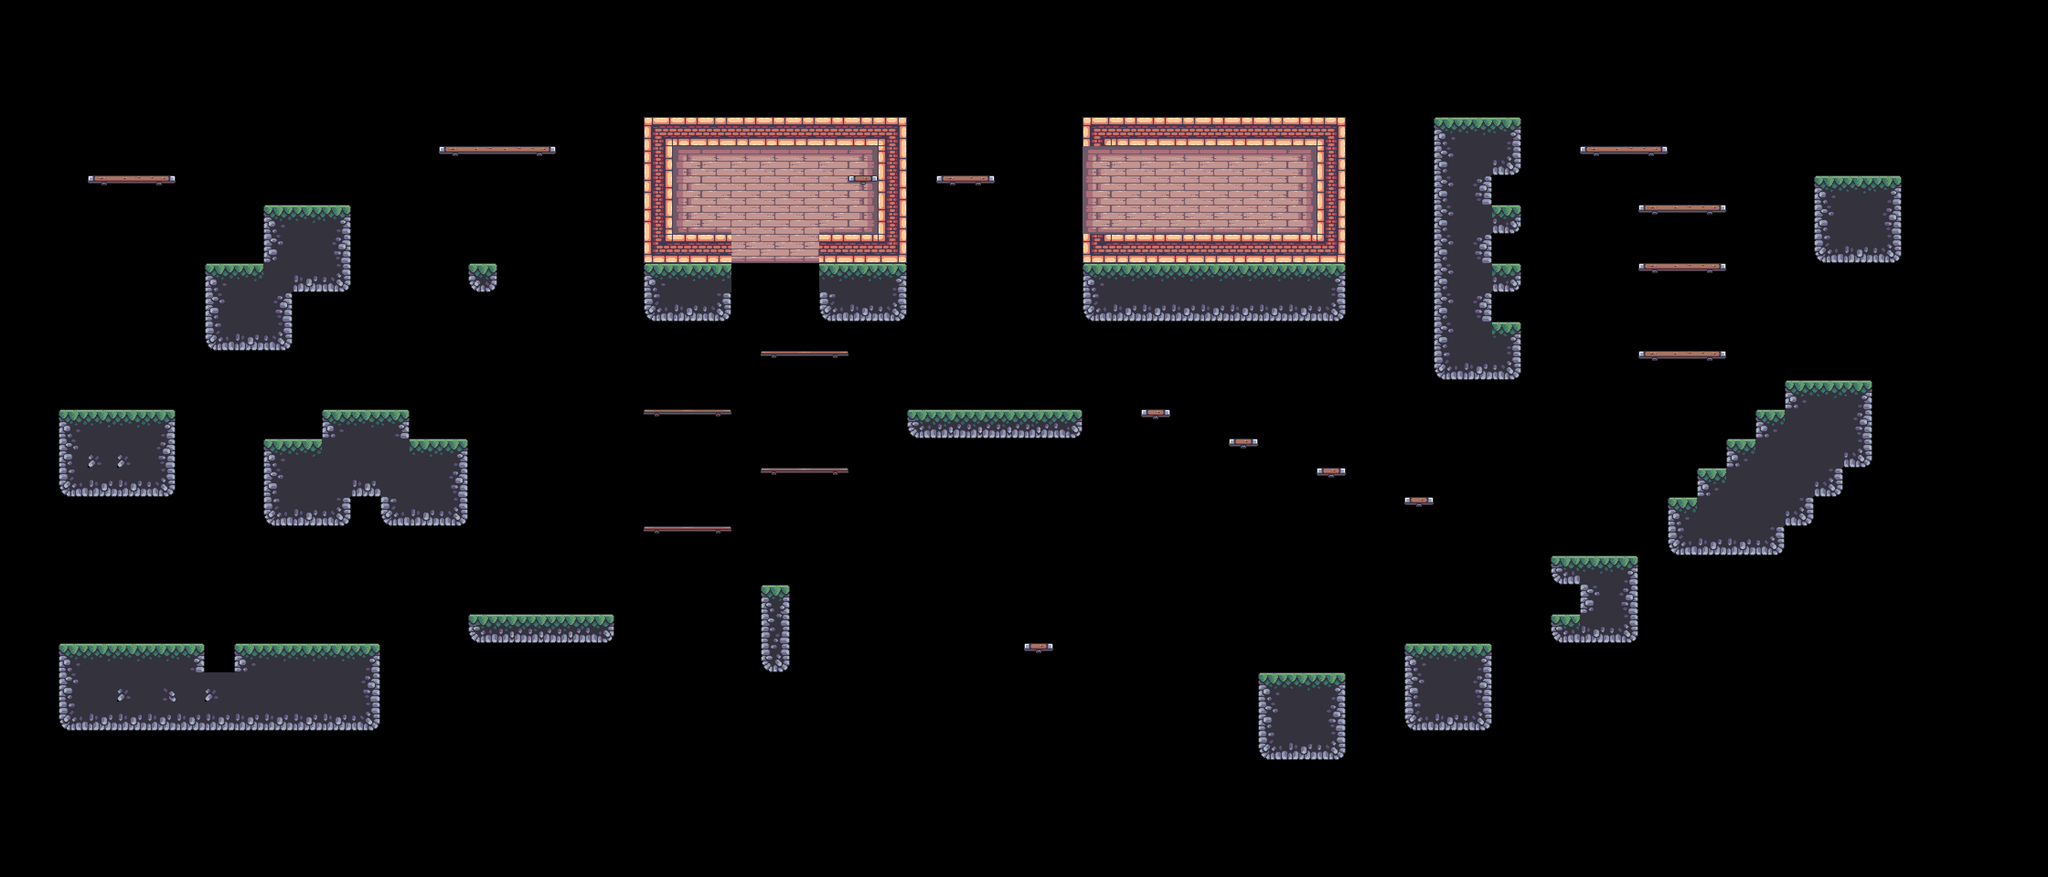

A level layout from a 2D game, rendered from its tile map. Below: a short description, then the map file with tile-grid data replaced by summaries:
An orthogonal 70x30 tile map with 64x64 px tiles, 4 tile layers (Background, Terrain, Platforms, Foreground), 24 tilesets and 77 objects (10x shell, 9x static, 8x saw, 5x spike, 5x silver, ...).

<map version="1.10" tiledversion="1.11.1.1" orientation="orthogonal" renderorder="right-down" width="70" height="30" tilewidth="64" tileheight="64" infinite="0" nextlayerid="13" nextobjectid="151">
 <tileset firstgid="1" source="../Tilsets/outside.tsx" />
 <tileset firstgid="49" source="../Tilsets/inside.tsx" />
 <tileset firstgid="145" source="../Tilsets/platforms.tsx" />
 <tileset firstgid="153" source="../Tilsets/editor_paths.tsx" />
 <tileset firstgid="159" source="../Tilsets/grass.tsx" />
 <tileset firstgid="164" source="../Tilsets/floor_spike.tsx" />
 <tileset firstgid="165" source="../Tilsets/fire_trap.tsx" />
 <tileset firstgid="166" source="../Tilsets/dark_tree.tsx" />
 <tileset firstgid="167" source="../Tilsets/dark_tree_bg.tsx" />
 <tileset firstgid="168" source="../Tilsets/Barrel (1).tsx" />
 <tileset firstgid="169" source="../Tilsets/Crate (1).tsx" />
 <tileset firstgid="170" source="../Tilsets/curtain2.tsx" />
 <tileset firstgid="171" source="../Tilsets/curtain1.tsx" />
 <tileset firstgid="172" source="../Tilsets/door.tsx" />
 <tileset firstgid="173" source="../Tilsets/bg_barrel.tsx" />
 <tileset firstgid="174" source="../Tilsets/bg_barrel_2.tsx" />
 <tileset firstgid="175" source="../Tilsets/candle.tsx" />
 <tileset firstgid="176" source="../Tilsets/Player.tsx" />
 <tileset firstgid="177" source="../Tilsets/Spiked Ball.tsx" />
 <tileset firstgid="178" source="../Tilsets/tooth.tsx" />
 <tileset firstgid="179" source="../Tilsets/shell.tsx" />
 <tileset firstgid="180" source="../Tilsets/items.tsx" />
 <tileset firstgid="186" source="../Tilsets/flag.tsx" />
 <tileset firstgid="187" source="../Tilsets/overworld.tsx" />
 <layer id="4" name="Background" width="70" height="30">
  <data>[2100 cells, 48 non-empty, 9 distinct tile ids]</data>
 </layer>
 <objectgroup id="8" name="BG details">
  <object id="60" name="static" gid="170" x="1600" y="512" width="52" height="178" />
  <object id="62" name="static" gid="171" x="1664" y="512" width="52" height="178" />
  <object id="63" name="static" gid="172" x="1472" y="512" width="82" height="98" />
  <object id="66" name="static" gid="173" x="1856" y="512" width="42" height="44" />
  <object id="67" name="static" gid="174" x="1792" y="512" width="42" height="44" />
  <object id="68" name="candle" gid="175" x="1472" y="384" width="64" height="64" />
  <object id="108" name="static" gid="170" x="1728" y="512" width="52" height="178" />
  <object id="114" name="static" gid="171" x="2432" y="512" width="52" height="178" />
  <object id="115" name="static" gid="171" x="2560" y="512" width="52" height="178" />
  <object id="116" name="candle" gid="175" x="2496" y="448" width="64" height="64" />
  <object id="117" name="candle" gid="175" x="2624" y="448" width="64" height="64" />
  <object id="118" name="static" gid="171" x="2688" y="512" width="52" height="178" />
  <object id="119" name="candle" gid="175" x="2752" y="448" width="64" height="64" />
 </objectgroup>
 <layer id="1" name="Terrain" width="70" height="30">
  <data>[2100 cells, 256 non-empty, 24 distinct tile ids]</data>
 </layer>
 <layer id="5" name="Platforms" width="70" height="30">
  <data>[2100 cells, 39 non-empty, 7 distinct tile ids]</data>
 </layer>
 <layer id="6" name="Foreground" width="70" height="30">
  <data>[2100 cells, 0 non-empty, 0 distinct tile ids]</data>
 </layer>
 <objectgroup id="2" name="Objects">
  <object id="39" name="fire_trap" gid="165" x="2496" y="256" width="32" height="64" />
  <object id="45" name="dark_tree" gid="166" x="320" y="1408" width="128" height="128" />
  <object id="46" name="dark_tree_bg" gid="167" x="1216" y="1344" width="128" height="128" />
  <object id="50" name="floor_spikes" gid="164" x="896" y="960" width="63" height="64">
   <properties>
    <property name="inverted" type="bool" value="false" />
   </properties>
  </object>
  <object id="51" name="floor_spikes" gid="1073741988" x="768" y="1152" width="63" height="64">
   <properties>
    <property name="inverted" type="bool" value="true" />
   </properties>
  </object>
  <object id="71" name="Player" gid="176" x="128" y="1408" width="110" height="96" />
  <object id="94" name="flag" gid="186" x="4096" y="384" width="68" height="186" />
  <object id="101" name="floor_spikes" gid="164" x="640" y="960" width="63" height="64">
   <properties>
    <property name="inverted" type="bool" value="false" />
   </properties>
  </object>
  <object id="102" name="floor_spikes" gid="164" x="768" y="896" width="63" height="64">
   <properties>
    <property name="inverted" type="bool" value="false" />
   </properties>
  </object>
  <object id="103" name="crate" gid="169" x="1088" y="1344" width="50" height="36" />
  <object id="104" name="barrel" gid="168" x="1152" y="1344" width="46" height="50" />
  <object id="109" name="dark_tree_bg" gid="167" x="448" y="576" width="128" height="128" />
  <object id="110" name="dark_tree_bg" gid="167" x="256" y="896" width="128" height="128" />
  <object id="131" name="dark_tree" gid="166" x="2240" y="896" width="128" height="128" />
  <object id="137" name="barrel" gid="168" x="3136" y="1408" width="46" height="50" />
  <object id="138" name="crate" gid="169" x="2752" y="1472" width="50" height="36" />
 </objectgroup>
 <objectgroup id="3" name="Moving Objects">
  <object id="22" name="helicopter" gid="154" x="128" y="832" width="43.483" height="389.195">
   <properties>
    <property name="flip" type="bool" value="false" />
    <property name="platform" type="bool" value="true" />
    <property name="speed" type="int" value="100" />
   </properties>
  </object>
  <object id="23" name="helicopter" gid="153" x="1088" y="1024" width="255.834" height="64">
   <properties>
    <property name="flip" type="bool" value="false" />
    <property name="platform" type="bool" value="true" />
    <property name="speed" type="int" value="60" />
   </properties>
  </object>
  <object id="73" name="saw" gid="153" x="320" y="1088" width="300" height="10">
   <properties>
    <property name="flip" type="bool" value="false" />
    <property name="platform" type="bool" value="false" />
    <property name="speed" type="int" value="60" />
   </properties>
  </object>
  <object id="74" name="boat" gid="153" x="1856" y="1536" width="768" height="38">
   <properties>
    <property name="flip" type="bool" value="true" />
    <property name="platform" type="bool" value="true" />
    <property name="speed" type="int" value="60" />
   </properties>
  </object>
  <object id="76" name="spike" gid="177" x="2176" y="192" width="54" height="54">
   <properties>
    <property name="end angle" type="int" value="180" />
    <property name="platform" type="bool" value="false" />
    <property name="radius" type="int" value="150" />
    <property name="speed" type="int" value="50" />
    <property name="start angle" type="int" value="0" />
   </properties>
  </object>
  <object id="78" name="saw" gid="154" x="2112" y="1536" width="10" height="300">
   <properties>
    <property name="flip" type="bool" value="false" />
    <property name="platform" type="bool" value="false" />
    <property name="speed" type="int" value="60" />
   </properties>
  </object>
  </objectgroup>
 <objectgroup id="10" name="Items">
  <!-- 18 objects omitted --></objectgroup>
 <objectgroup id="9" name="Enemies">
  <!-- 12 objects omitted --></objectgroup>
 <objectgroup id="11" name="Water">
  <!-- 1 objects omitted --></objectgroup>
 <objectgroup id="12" name="Data">
  <!-- 1 objects omitted --></objectgroup>
</map>
<!-- 42 of 77 objects omitted -->
